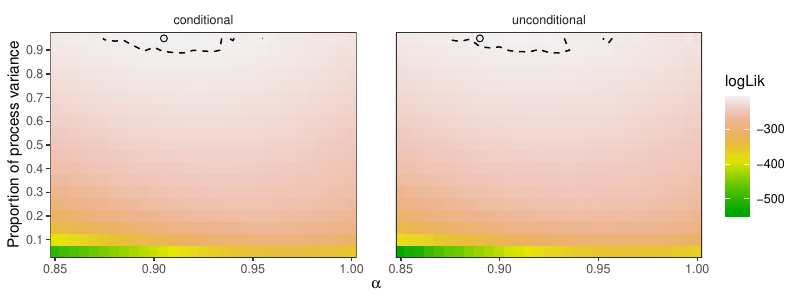

This chart was generated by the following R code:
library(dplyr)
library(ggplot2); theme_set(theme_bw())

likelihood_list <- list()

load("../sim/compare_likelihood_lognormal.rda")

likelihood_list$conditional <- liklist

load("../sim/compare_likelihood_lognormal_process.rda")

likelihood_list$unconditional <- liklist

rr <- read.csv("../data/measlesUKUS.csv")

boston <- rr %>%
	filter(loc=="BOSTON") %>%
	filter(year >= 1920, year < 1940) %>%
	rename(
		time=decimalYear,
		cases=cases,
		pop=pop,
		births=rec
	)

tsir_likelihood <- tsirlist %>%
	lapply(function(x) data.frame(
		amount=1,
		logLik=logLik(x$glmfit),
		type="conditional",
		alpha=x$alpha
	)) %>%
	bind_rows

likelihood_data <- likelihood_list %>%
	lapply(bind_rows) %>%
	bind_rows(.id="type")

global_max <- likelihood_data %>%
	group_by(type) %>%
	filter(logLik==max(logLik))

plot(tsir_likelihood$alpha, tsir_likelihood$logLik)

abline(h=max(tsir_likelihood$logLik)-qchisq(0.95, 1)/2)

g1 <- ggplot(filter(likelihood_data, amount > 0)) +
	geom_raster(aes(alpha, amount, fill=logLik)) +
	stat_contour(data=filter(likelihood_data, type=="conditional"),
				 aes(alpha, amount, z=logLik), 
				 breaks=c(global_max$logLik[1]-qchisq(0.95, 2)/2),
				 col="black", lty=2) +
	stat_contour(data=filter(likelihood_data, type=="unconditional"),
				 aes(alpha, amount, z=logLik), 
				 breaks=c(global_max$logLik[2]-qchisq(0.95, 2)/2),
				 col="black", lty=2) +
	geom_point(data=global_max, aes(alpha, amount), size=2, shape=1) +
	scale_x_continuous(expression(alpha), expand=c(0,0)) +
	scale_y_continuous("Proportion of process variance", expand=c(0, 0), breaks=1:9/10) +
	scale_fill_gradientn(colours=terrain.colors(10)) +
	facet_wrap(~type) +
	theme(
		strip.background = element_blank(),
		panel.spacing = grid::unit(1, "cm")
	)

ggsave("compare_conditional_likelihood.pdf", g1, width=8, height=3)
